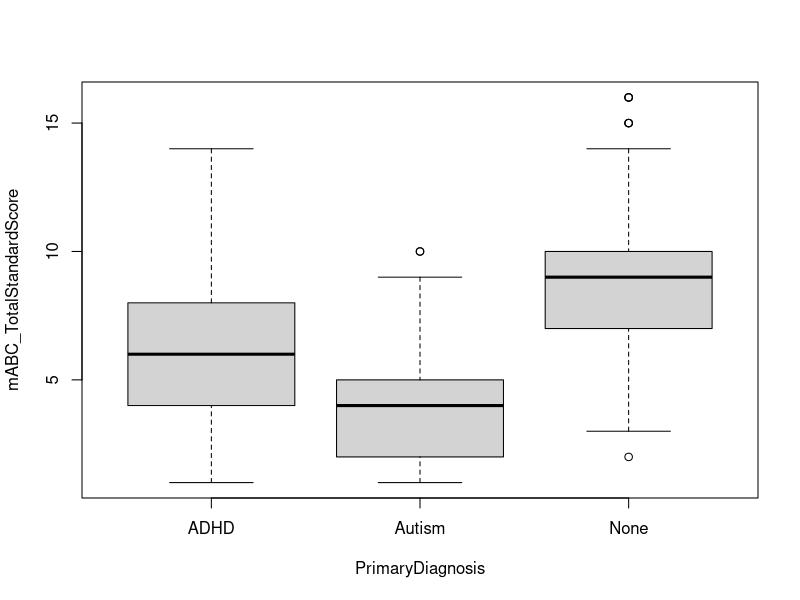

R code for this plot:
## ---- chunk 1
knitr::opts_chunk$set(echo = TRUE)
## ---- chunk 2
library(dplyr)
library(tidyr)

kki_demographics = read.csv('data/KKI_demographicInfo.csv')
kki_handedness = read.csv('data/KKI_handedness.csv')
kki_mABC = read.csv('data/KKI_movementAssessmentBatteryforChildren.csv')
kki_SRS = read.csv('data/KKI_SocialResponsivenessScaleQuestionnaire.csv')
kki_WISC = read.csv('data/KKI_WechslerIntelligenceScaleforChildren.csv')


full_dat = full_join(kki_demographics, kki_mABC)
full_dat = full_join(full_dat, kki_SRS)
full_dat = full_join(full_dat, kki_WISC)
full_dat = full_join(full_dat, kki_handedness)
full_dat = full_dat %>% drop_na(c('SecondaryDiagnosis', 'CurrentlyNotTakingMeds', 'CurrentlyTakingAtomoxetine', 'CurrentlyTakingClonidine', 'mABC_TotalStandardScore', 'EdinburghHandedness_Integer'))
full_dat = subset(full_dat, !(is.na(SRS_VERSION) & is.na(WISC_VERSION)))
## ---- chunk 3
library(ggplot2)
## ---- chunk 4
boxplot(mABC_TotalStandardScore ~ PrimaryDiagnosis, data = full_dat)
